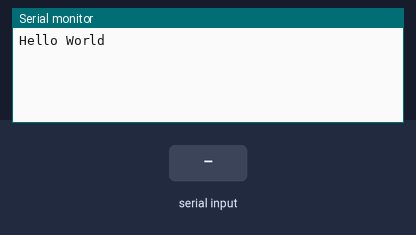
A sketch run on a simulated Arduino Uno, built with avr-gcc and run on an emulated ATmega328P. On the bench: the last lines printed to the serial monitor. The inputs (shaded band) are chosen by the test bench.

Above: at 1.2 s.
1.3 s: "1\n" received over Serial
At 2.5 s:
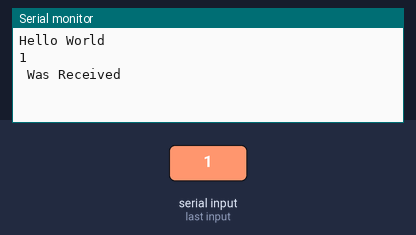
2.8 s: "0\n" received over Serial
At 3.8 s:
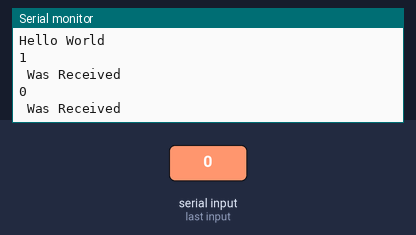

The sketch:

SimpleComms.ino
```cpp
void setup() {
  // put your setup code here, to run once:
  Serial.begin(9600);
  Serial.println("Hello World");
}

char aChar;

void loop() {
  // put your main code here, to run repeatedly:
while (Serial.available() > 0) {
    aChar = Serial.read();
    Serial.print(aChar);
    // look for the newline. That's the end of your sentence:
    if (aChar == 10 || aChar == 13) {
      Serial.println(" Was Received");
    }
  }
}
```

Measured:
- after the input at 1.3 s, the serial monitor: prints a new line at once (image 1)
- after the input at 2.8 s, the serial monitor: prints a new line at once (image 2)
